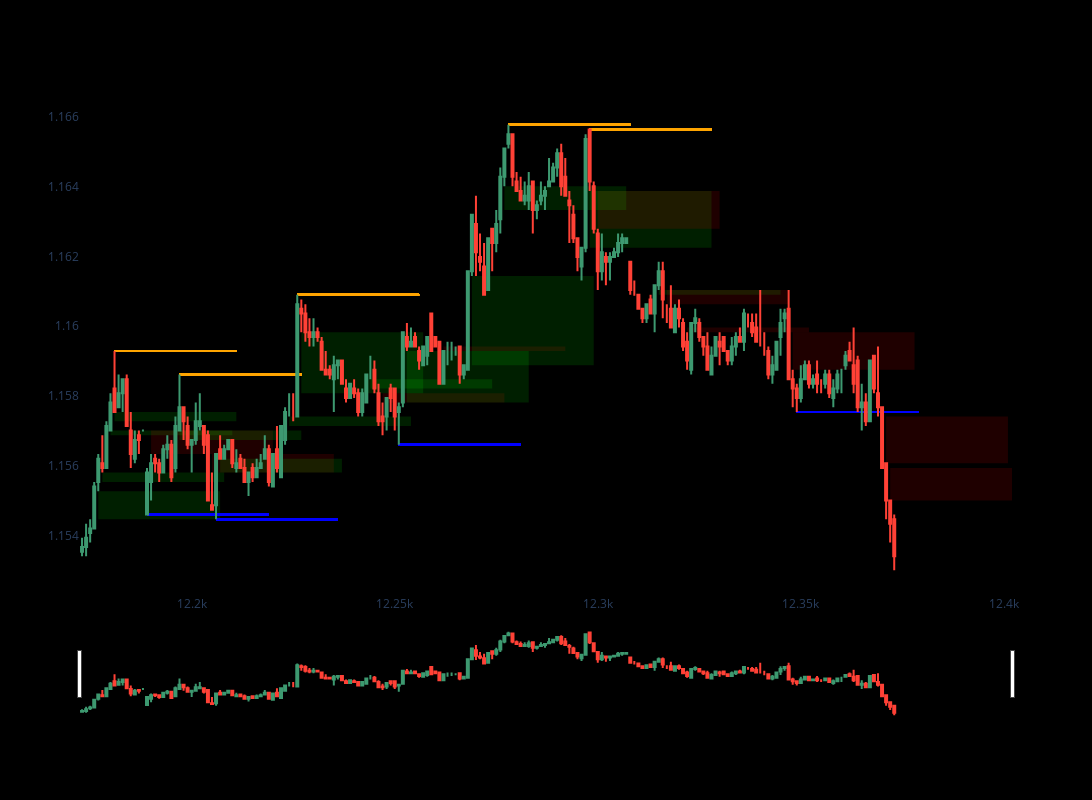

The notebook cell saved with this chart:
### Code cell
def plot_fvg_and_key_levels(df, start_idx, end_idx, extension=30):
    """
    Plots candlesticks, FVG zones, and key levels (support/resistance) for a
    subset of a DataFrame from `start_idx` to `end_idx`.
    
    The FVG column is expected to have tuples of the form:
        (fvg_type, start_price, end_price, trigger_index)

    The key_levels column is expected to have dictionaries of the form:
        {
          "support": [(idx, price), (idx, price), ...],
          "resistance": [(idx, price), (idx, price), ...]
        }

    Parameters:
    -----------
    df : pd.DataFrame
        Must contain: "Open", "High", "Low", "Close", "FVG", "key_levels".
    start_idx : int
        Starting row index for plotting.
    end_idx : int
        Ending row index for plotting.
    extension : int
        How far (in x-axis units/index steps) to extend the FVG rectangles
        and key-level lines.
    
    Returns:
    --------
    fig : plotly.graph_objects.Figure
        A Plotly Figure with the candlesticks, FVG, and key-level lines.
    """

    # Slice the DataFrame to the desired plotting range
    dfpl = df.loc[start_idx:end_idx]

    # Create the figure
    fig = go.Figure()

    # -- 1) Add Candlestick Chart --
    fig.add_trace(go.Candlestick(
        x=dfpl.index,
        open=dfpl["Open"],
        high=dfpl["High"],
        low=dfpl["Low"],
        close=dfpl["Close"],
        name="Candles"
    ))

    # -- 2) Add FVG Zones --
    for i, row in dfpl.iterrows():
        # Check if "FVG" is a valid tuple: (fvg_type, start_price, end_price, trigger_index)
        if isinstance(row.get("FVG"), tuple):
            fvg_type, start_price, end_price, trigger_idx = row["FVG"]

            # Choose a fill color based on bullish vs. bearish
            if fvg_type == "bullish":
                color = "rgba(0, 255, 0, 0.3)"   # greenish
            else:
                color = "rgba(255, 0, 0, 0.3)"   # reddish

            fig.add_shape(
                type="rect",
                x0=trigger_idx,
                x1=trigger_idx + extension,
                y0=start_price,
                y1=end_price,
                fillcolor=color,
                opacity=0.4,
                layer="below",
                line=dict(width=0),
            )

    # -- 3) Add Key Levels as Horizontal Lines --
    for i, row in dfpl.iterrows():
        key_levels = row.get("key_levels", None)
        if key_levels:
            # key_levels is a dict: {"support": [(idx, val), ...], "resistance": [(idx, val), ...]}
            support_levels = key_levels.get("support", [])
            resistance_levels = key_levels.get("resistance", [])

            # Plot support levels
            for (gen_idx, s_price) in support_levels:
                # We only draw the line if gen_idx is in (start_idx, end_idx)
                # You can decide to relax/omit this check if you want lines from outside the window.
                if start_idx <= gen_idx <= end_idx:
                    fig.add_shape(
                        type="line",
                        x0=gen_idx,
                        x1=gen_idx + extension,
                        y0=s_price,
                        y1=s_price,
                        line=dict(color="blue", width=2),
                        layer="below"
                    )

            # Plot resistance levels
            for (gen_idx, r_price) in resistance_levels:
                if start_idx <= gen_idx <= end_idx:
                    fig.add_shape(
                        type="line",
                        x0=gen_idx,
                        x1=gen_idx + extension,
                        y0=r_price,
                        y1=r_price,
                        line=dict(color="orange", width=2),
                        layer="below"
                    )

    # -- 4) Figure Aesthetics --
    fig.update_layout(
        width=1200,
        height=800,
        xaxis=dict(showgrid=False),
        yaxis=dict(showgrid=False),
        plot_bgcolor='black',
        paper_bgcolor='black'
    )

    fig.show()
    return fig


fig = plot_fvg_and_key_levels(my_data, start_idx=12173, end_idx=12373, extension=30)
